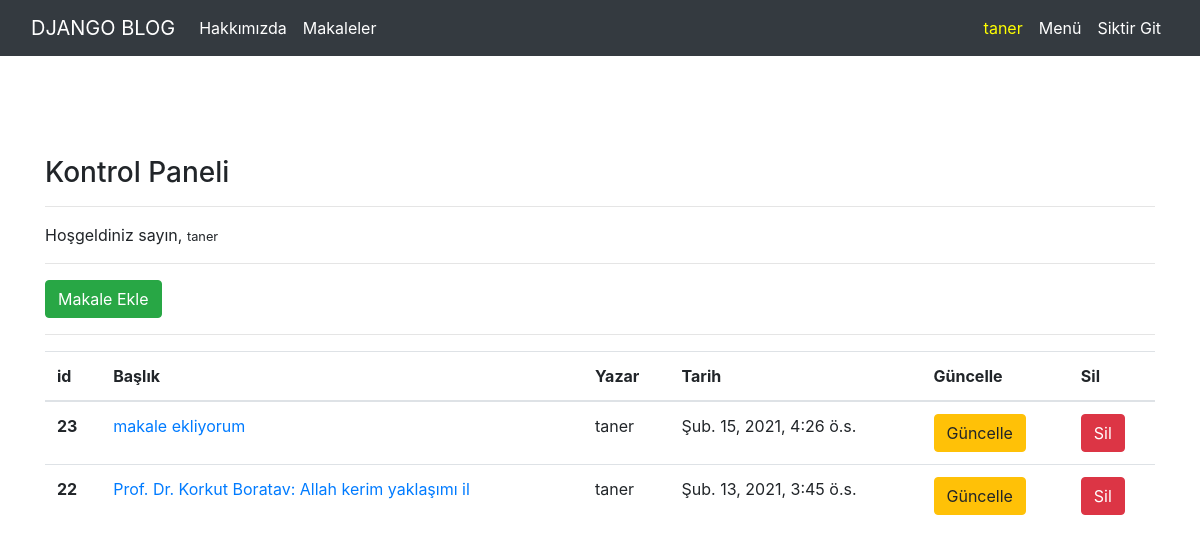
Screenshot of /articles/dashboard/ (signed in) with the database file from the repository.
### article/models.py (models this page shows, shortened)
class Article(models.Model):
    author = models.ForeignKey("auth.User",on_delete = models.CASCADE,verbose_name="Yazar")
    title = models.CharField(max_length = 50,verbose_name="Başlık")
    content = models.TextField(verbose_name="İçerik")
    created_date = models.DateTimeField(auto_now = True,verbose_name="Tarih")
    article_image = models.FileField(blank=True,null=True,verbose_name="Fotoğraf")
    class Meta:
        ordering = ['-created_date']

### article/views.py (the view)
# urls.py: path('dashboard/', views.dashboard,name = "dashboard"),
@login_required(login_url ="user:login")
def dashboard(request):
    articles = Article.objects.filter(author = request.user)
    context = {"articles":articles}
    return render(request,"dashboard.html",context)

### templates/dashboard.html
{% extends "layout.html" %}
{% block body %}
<h3>Kontrol Paneli</h3>
<hr>
<p> Hoşgeldiniz sayın, <small>{{request.user.username}}</small></p>
<hr>
<a class ='btn btn-success' href='/articles/addarticle'>Makale Ekle</a>
<hr>
{% if articles %}
<table class="table">
  <thead>
    <tr>
      <th scope="col">id</th>
      <th scope="col">Başlık</th>
      <th scope="col">Yazar</th>
      <th scope="col">Tarih</th>
      <th scope="col">Güncelle</th>
      <th scope="col">Sil</th>
    </tr>
  </thead>
  <tbody>
  {% for article in articles %}
    <tr>
      <th scope="row">{{article.id}}</th>
      <td><a href='/articles/article/{{article.id}}'>{{article.title}}</a></td>
      <td>{{article.author.username}}</td>
      <td>{{article.created_date}}</td>
      <td><a href='/articles/update/{{article.id}}' class ='btn btn-warning'>Güncelle</a></td>
      <td><a href='/articles/delete/{{article.id}}' class ='btn btn-danger'>Sil</a></td>
    </tr>
  {% endfor %}
  </tbody>
</table>
{% else %}
<div class ="alert alert-danger">
Henüz bir makaleniz bulunmuyor...
</div>
{% endif %}
{% endblock %}

### templates/layout.html (shortened to what this page needs)
<!DOCTYPE html>
{% load static %}
<html lang="en">
<head>
    <link rel="stylesheet" href="{% static 'css/bootstrap.min.css' %}">
</head>
<body>
        {% include "includes/navbar.html" %}
        <div style = "margin-top : 100px; margin-bottom:100px;" class = "container">
            {% block body %}
            {% endblock body %}
        </div>
    </body>
</html>

### templates/includes/navbar.html (shortened to what this page needs)
<nav class="navbar navbar-expand-md navbar-dark bg-dark mb-4">
  <div class="container-fluid">
    <a class="navbar-brand" href="{% url 'index' %}">DJANGO BLOG</a>
    <div class="collapse navbar-collapse" id="navbarCollapse">
      <ul class="navbar-nav me-auto mb-2 mb-md-0">
        <li class="nav-item active">
          <a class="nav-link" aria-current="page" href="{% url 'about' %}">Hakkımızda</a>
        </li>
         <li class="nav-item active">
          <a class="nav-link" aria-current="page" href="{% url 'article:articles' %}">Makaleler</a>
        </li>
        </ul>
          <ul class="navbar-nav ml-auto mb-2 mb-md-0">
          <li class="nav-item active">
          <a class="nav-link" aria-current="page" Style="color:#FFFF00;">{{request.user.username}}</a>
          </li>
          {% if request.user.is_authenticated %}
          <li class="nav-item active">
          <a class="nav-link" aria-current="page" href="{% url 'article:dashboard' %}">Menü</a>
          </li>
          <li class="nav-item active">
          <a class="nav-link" aria-current="page" href="{% url 'user:logout' %}">Siktir Git</a>
          </li>
          {% endif %}
        </ul>
    </div>
  </div>
</nav>

### rows the page displays
Article: id "23", title "makale ekliyorum", author.username "taner", created_date "Şub. 15, 2021, 4:26 ö.s."
Article: id "22", title "Prof. Dr. Korkut Boratav: Allah kerim yaklaşımı il", author.username "taner", created_date "Şub. 13, 2021, 3:45 ö.s."

### other values shown
{{ request.user.username }} "taner"
